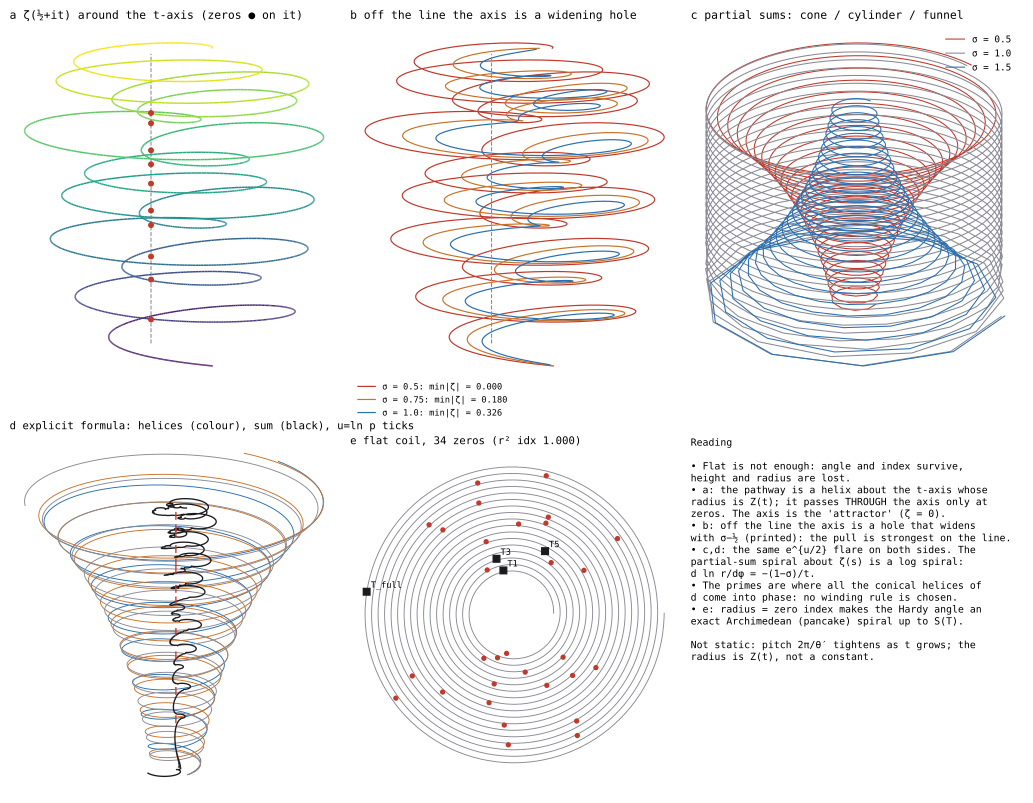

Here is the Python script that generated this plot:
# SPDX-License-Identifier: GPL-3.0-only
"""spirals.svg — the spiral is not flat and not static: the pathway and its prime-side twin as 3-D conical helices.

a  ζ(½+it) in the cylindrical UNS chart (angle arg ζ, radius (2/π)arctan|ζ|, height t): the pathway THREADS the t-axis (ζ = 0) at each zero
b  the same at σ = ½, ¾, 1: off the equator the axis is a hole that widens (min |ζ| on the window printed); the pitch tightens with t in all three
c  the partial sums Σ n^{−s} about ζ(s), height u = ln N: a CONE at σ = ½ (flare e^{u/2}), a CYLINDER at σ = 1, a FUNNEL at σ = 3/2 — logarithmic spirals
d  the prime side: the conical helices of the explicit formula (first zeros, flare e^{u/2}) and their sum; prime heights u = ln p marked on the axis
e  a flat pancake coil (POE: 17 turns, 0.8 mm) with the zeros as beads, one turn per two zeros: what a flat spiral keeps (angle, index) and loses (height, radius)
f  reading
Code drawn: rhp.coil, rhp.unsmap.   Run: python -m rhp.atlas_riemann_fermat.spirals
"""
import numpy as np
from matplotlib.collections import LineCollection
from ._common import plt, save, view, INK, NORTH, SOUTH, HOT, GREY
from .. import coil as K


def _line3(ax, P, c=None, cmap="viridis", lw=1.0, color=None, elev=18, azim=-60, label=None, scale=1.0):
    x, up, depth = view(P * scale, elev=elev, azim=azim)
    if c is None:
        ax.plot(x, up, color=color, lw=lw, label=label); return
    pts = np.column_stack([x, up]).reshape(-1, 1, 2)
    lc = LineCollection(np.concatenate([pts[:-1], pts[1:]], axis=1), cmap=cmap, linewidths=lw)
    lc.set_array(np.asarray(c)[:-1]); ax.add_collection(lc); ax.autoscale_view()


def build():
    zeros = np.loadtxt(K.__file__.replace("rhp/coil.py", "data/zeros_1_to_3600.csv"))
    fig = plt.figure(figsize=(11.5, 8.4))
    ts = np.linspace(10, 60, 2400)
    # a
    ax = fig.add_subplot(2, 3, 1)
    P, z = K.zeta_cylinder(ts, 0.5)
    sc = np.array([1, 1, 0.045])
    ax.plot(*view(np.array([[0, 0, 10], [0, 0, 60]]) * sc)[:2], color=GREY, lw=.8, ls="--")
    _line3(ax, P, c=ts, lw=1.1, scale=sc)
    zz = np.array([[0, 0, g] for g in zeros[:10]]) * sc
    ax.plot(*view(zz)[:2], "o", color=HOT, ms=3.5)
    ax.set_title("a  ζ(½+it) around the t-axis (zeros ● on it)", loc="left", fontsize=8.5); ax.axis("off")
    # b
    ax = fig.add_subplot(2, 3, 2)
    d = K.axis_distance(np.linspace(10, 60, 3000))
    for sg, col in [(0.5, HOT), (0.75, SOUTH), (1.0, NORTH)]:
        Pq, _ = K.zeta_cylinder(ts[::2], sg)
        _line3(ax, Pq, color=col, lw=.9, scale=sc, label=f"σ = {sg}:  min|ζ| = {d[sg]:.3f}")
    ax.plot(*view(np.array([[0, 0, 10], [0, 0, 60]]) * sc)[:2], color=GREY, lw=.8, ls="--")
    ax.legend(fontsize=6.5, frameon=False, loc="upper left", bbox_to_anchor=(0, 0.02)); ax.set_title("b  off the line the axis is a widening hole", loc="left", fontsize=8.5); ax.axis("off")
    # c
    ax = fig.add_subplot(2, 3, 3)
    t0 = 40.0
    for sg, col in [(0.5, HOT), (1.0, GREY), (1.5, NORTH)]:
        C = K.partial_sum_cone(t0, sg, 3000, 60)
        C[:, :2] /= max(np.abs(C[:, :2]).max(), 1e-9)
        _line3(ax, C * np.array([1, 1, 0.25]), color=col, lw=.8, label=f"σ = {sg}")
    ax.legend(fontsize=7, frameon=False, loc="upper right"); ax.set_title("c  partial sums: cone / cylinder / funnel", loc="left", fontsize=8.5); ax.axis("off")
    # d
    ax = fig.add_subplot(2, 3, 4)
    u = np.linspace(0, np.log(40), 5000)
    for k, col in zip(range(3), [NORTH, SOUTH, GREY]):
        H = K.helix(zeros[k], u); _line3(ax, H * np.array([.35, .35, 1]), color=col, lw=.7)
    Cn = K.explicit_cone(zeros[:200], u)
    _line3(ax, Cn * np.array([.35, .35, 1]), color=INK, lw=1.0)
    for p in (2, 3, 5, 7, 11, 13, 17, 19, 23, 29, 31, 37):
        ax.plot(*view(np.array([[0, 0, np.log(p)]]) * np.array([.35, .35, 1]))[:2], "|", color=HOT, ms=6)
    ax.set_title("d  explicit formula: helices (colour), sum (black), u=ln p ticks", loc="left", fontsize=8); ax.axis("off")
    # e
    ax = fig.add_subplot(2, 3, 5)
    x, y, phi, r = K.pancake()
    ax.plot(x, y, color=GREY, lw=.7)
    xb, yb, th, rb = K.zeros_on_coil(zeros[:34])
    ax.plot(xb, yb, "o", color=HOT, ms=3)
    for name, (kidx, g) in K.tap_zeros(zeros).items():
        ax.plot([xb[kidx - 1]], [yb[kidx - 1]], "s", color=INK, ms=5); ax.annotate(name, (xb[kidx - 1], yb[kidx - 1]), fontsize=6.5, xytext=(3, 3), textcoords="offset points")
    rl = K.radius_law(zeros[:34])
    ax.set_aspect("equal"); ax.axis("off")
    ax.set_title(f"e  flat coil, 34 zeros (r² idx {rl['index_vs_angle']:.3f})", loc="left", fontsize=8)
    # f
    ax = fig.add_subplot(2, 3, 6); ax.axis("off")
    ax.text(0, 1, "Reading\n\n"
            "• Flat is not enough: angle and index survive,\n  height and radius are lost.\n"
            "• a: the pathway is a helix about the t-axis whose\n  radius is Z(t); it passes THROUGH the axis only at\n  zeros. The axis is the 'attractor' (ζ = 0).\n"
            "• b: off the line the axis is a hole that widens\n  with σ−½ (printed): the pull is strongest on the line.\n"
            "• c,d: the same e^{u/2} flare on both sides. The\n  partial-sum spiral about ζ(s) is a log spiral:\n  d ln r/dφ = −(1−σ)/t.\n"
            "• The primes are where all the conical helices of\n  d come into phase: no winding rule is chosen.\n"
            "• e: radius = zero index makes the Hardy angle an\n  exact Archimedean (pancake) spiral up to S(T).\n\n"
            "Not static: pitch 2π/θ′ tightens as t grows; the\nradius is Z(t), not a constant.", va="top", fontsize=7.4, family="monospace")
    fig.tight_layout()
    return save(fig, "spirals.svg")


if __name__ == "__main__":
    print(build())
